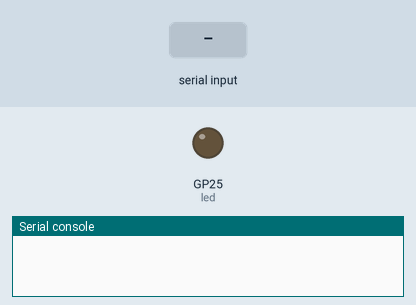
A program run on a simulated Raspberry Pi Pico running MicroPython. On the bench: output pins drawn as LEDs (lit = HIGH), the last lines printed to the serial console. Dashed ring = blinking. The test bench sets the inputs (shaded band).

Above: at 2.2 s.
2.3 s: "syn" typed at the serial console, then Enter
3.8 s: "ack" typed at the serial console, then Enter
At 3.9 s:
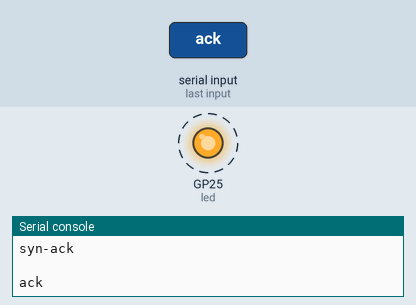
Timing chart, 0 to 6.8 s (numbered marks = the images above; inputs shaded):
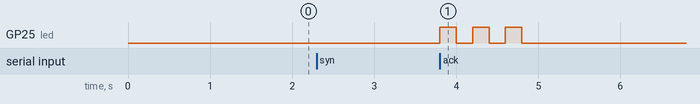

Measured:
- after the input at 3.8 s, GP25 (led): alternates HIGH for 0.20 s and LOW for 0.20 s, 6 changes in all, then stays LOW, starting at once

The program:

pico-main.py
```python
from machine import Pin
import time
import sys

# Define the pins
pin_2 = Pin(2, Pin.IN, Pin.PULL_UP)  # Input pin with pull-up resistor
led = Pin(25, Pin.OUT)  # Internal LED on GPIO 25

# Function to blink the LED
def blink_led(times, interval):
    for _ in range(times):
        led.on()  # Turn on the LED
        time.sleep(interval)  # Wait for the specified interval
        led.off()  # Turn off the LED
        time.sleep(interval)  # Wait for the specified interval

# Function to handle the handshake
def handshake():
    time.sleep(1)  # Wait for 1 second before starting the handshake to allow serial initialization
    while True:
        # Wait for the "SYN" message
        v = sys.stdin.readline().strip()
        if "syn" in v.lower():
            print('syn-ack\r\n')  # Send SYN-ACK response with \r\n for proper newline
            time.sleep(0.2)
            v = sys.stdin.readline().strip()
            if "ack" in v.lower():
                blink_led(3, 0.2)  # Blink three times on successful handshake
                return True
        time.sleep(0.1)  # Avoid busy waiting

# Start the handshake process
handshake()

# Main loop to check pin state (if needed)
while True:
    v = sys.stdin.readline().strip()
    if "syn" in v.lower():
        handshake()
    current_state = pin_2.value()
    if not current_state:
        led.on()
    else:
        led.off()
    time.sleep(0.1)
```
